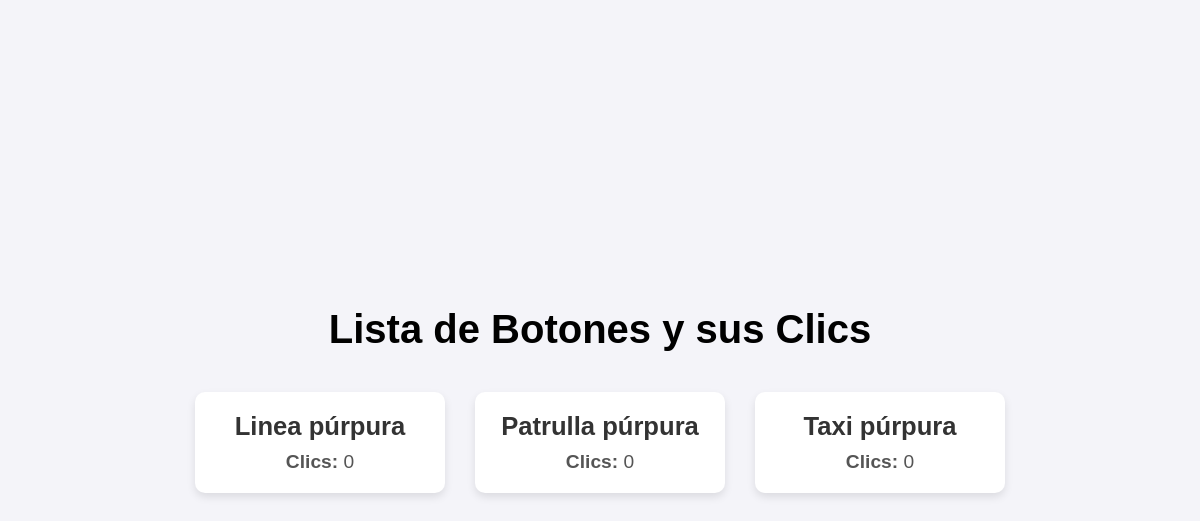
The app's page /obtenerDatos/, older data.
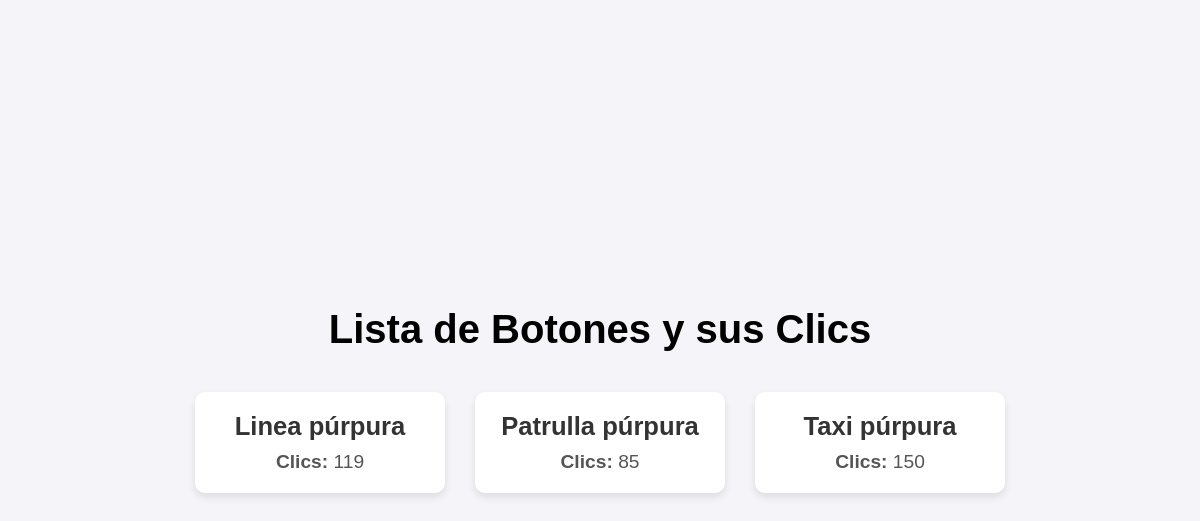
The same page, newer data.
### myapp/models.py (models this page shows, shortened)
class Boton(models.Model):
    nombre = models.CharField(max_length=50, unique=True)
    clicks = models.PositiveIntegerField(default=0)# Número de clics
    numero = models.IntegerField(default=0)
    imgBoton = models.CharField(max_length=50, default="")
    mensaje= models.CharField(max_length=50, default="")

### myapp/views.py (the view)
# urls.py: path('obtenerDatos/', views.obtenerDatos, name='obtenerDatos'),
def obtenerDatos(request):
    if request.method == "GET":
        datos = Boton.objects.all()
    return render ( request, "datos.html" , {"datos" : datos})

### myapp/templates/datos.html (shortened to what this page needs)
{% load static %}
<!DOCTYPE html>
<html lang="es">
<head>
    <link rel="stylesheet" href="{% static 'css/datos.css' %}">
</head>
<body>
    <h1>Lista de Botones y sus Clics</h1>
    <div class="card-container">
        {% for dato in datos %}
        <div class="card">
            <div class="card-header">
                <h2>{{ dato.nombre }}</h2>
            </div>
            <div class="card-body">
                <p><strong>Clics:</strong> {{ dato.clicks }}</p>
            </div>
        </div>
        {% endfor %}
    </div>
</body>
</html>

Row changes from the older to the newer data that the page shows:
changed Boton "Linea púrpura": clicks "0" → "119"
changed Boton "Patrulla púrpura": clicks "0" → "85"
changed Boton "Taxi púrpura": clicks "0" → "150"
